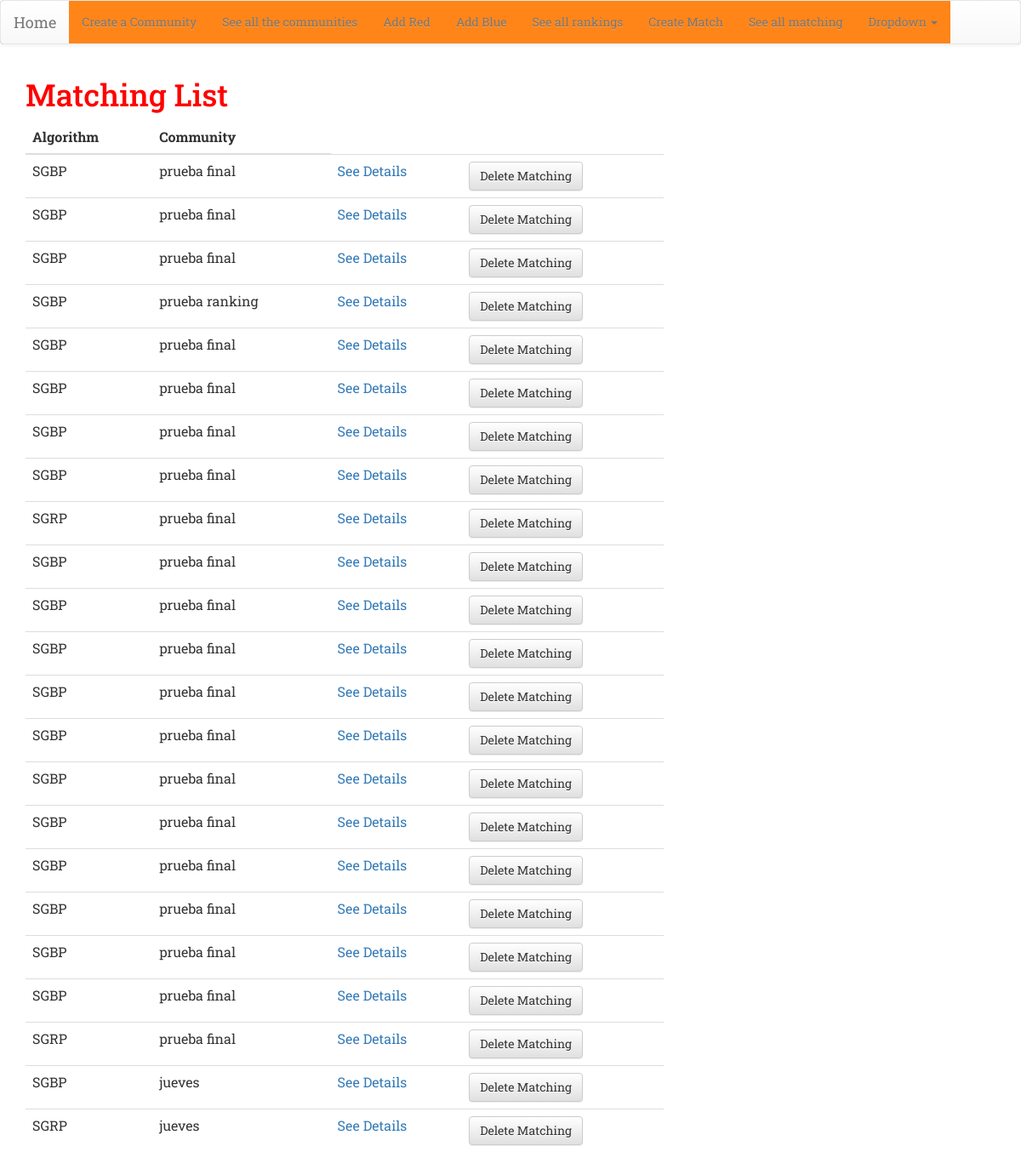
Before: /matching_list/ with the older database file.
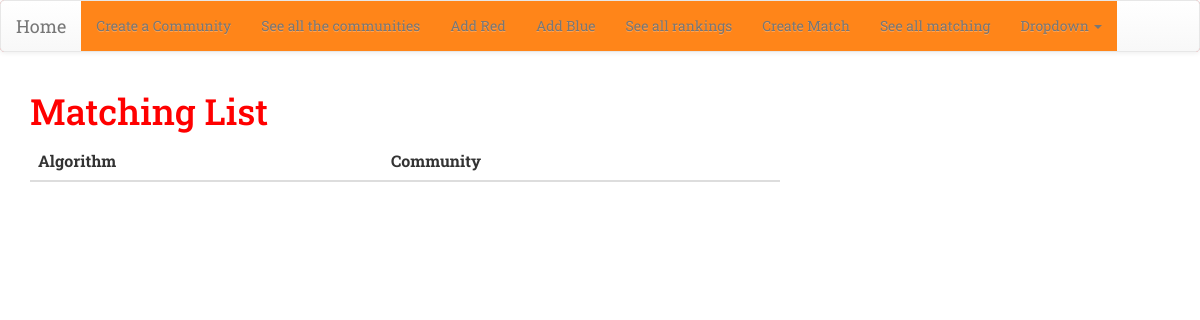
After: the same page with the newer database file.
### match/models.py (models this page shows, shortened)
class Matching(models.Model):
    community = models.ForeignKey('Community', on_delete=models.CASCADE)
    SG_BLUE_PROPOSE = 'Shapley Gale Blue Proposes'
    SG_RED_PROPOSE = 'Shapley Gale Red Proposes'
    ALGORITHM_CHOICES = (
        (SG_BLUE_PROPOSE, 'Shapley Gale Blue Proposes'),
        (SG_RED_PROPOSE, 'Shapley Gale Red Proposes'),
    )
    algorithm = models.CharField(max_length=50,
    choices=ALGORITHM_CHOICES,
    default=SG_BLUE_PROPOSE
    )
    class Meta:
        unique_together = (("community", "algorithm"),)

class Community(models.Model):
    name = models.CharField(max_length=20, unique = True)
    number_couples = models.PositiveIntegerField()
    def __str__(self):
        return self.name

### match/views.py (the view)
# urls.py: path('matching_list/', views.matching_list, name='matching_list'),
def matching_list(request):
    matching = Matching.objects.all()
    return render(request, 'match/matching_list.html', {'matching': matching})

### match/templates/match/matching_list.html
{% extends 'match/base.html' %}
{% block content %}
<h1>Matching List</h1>
<table class="table">
  <thead>
    <tr>
      <th scope="col">Algorithm</th>
      <th scope="col">Community</th>
    </tr>
  </thead>
  <tbody>
    {% for match in matching %}
    <tr>
      <td> {{match.algorithm }} </td>
      <td>{{match.community}}</td>
      <td><a href="{% url 'matching_details' match.pk%}" ><span> See Details </span></a></td>
      <td><a class="btn btn-default" href="{% url 'matching_delete' match.pk%}" >Delete Matching</a></td>
    </tr>
    {% endfor %}
  </tbody>
</table>
{% endblock %}

Changed rows visible on the page:
removed Matching: algorithm "SGBP", community "prueba final"
removed Matching: algorithm "SGBP", community "prueba final"
removed Matching: algorithm "SGBP", community "prueba final"
removed Matching: algorithm "SGBP", community "prueba ranking"
removed Matching: algorithm "SGBP", community "prueba final"
removed Matching: algorithm "SGBP", community "prueba final"
removed Matching: algorithm "SGBP", community "prueba final"
removed Matching: algorithm "SGBP", community "prueba final"
removed Matching: algorithm "SGRP", community "prueba final"
removed Matching: algorithm "SGBP", community "prueba final"
removed Matching: algorithm "SGBP", community "prueba final"
removed Matching: algorithm "SGBP", community "prueba final"
removed Matching: algorithm "SGBP", community "prueba final"
removed Matching: algorithm "SGBP", community "prueba final"
removed Matching: algorithm "SGBP", community "prueba final"
removed Matching: algorithm "SGBP", community "prueba final"
removed Matching: algorithm "SGBP", community "prueba final"
removed Matching: algorithm "SGBP", community "prueba final"
removed Matching: algorithm "SGBP", community "prueba final"
removed Matching: algorithm "SGBP", community "prueba final"
removed Matching: algorithm "SGRP", community "prueba final"
removed Matching: algorithm "SGBP", community "jueves"
removed Matching: algorithm "SGRP", community "jueves"
